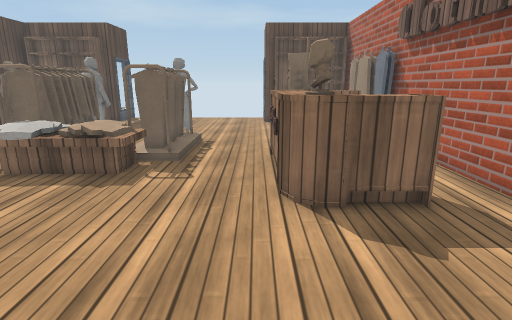
View 1 (above)

16 first-person views from a walk through a scene from a Unity 3-D project. The camera is 1.2 m above the floor, tilts 14° down and sees 80° across. The floor is counted in squares, 0.5 m on a side. Each view is taken from the middle of a square. On the plan, view 1 faces up. The plan holds only what a view shows up to about 19 squares ahead; the rest is blank. The place goes on beyond the plan. The player character is not drawn. Surface patterns are stand-ins for the level's own textures.

View 2
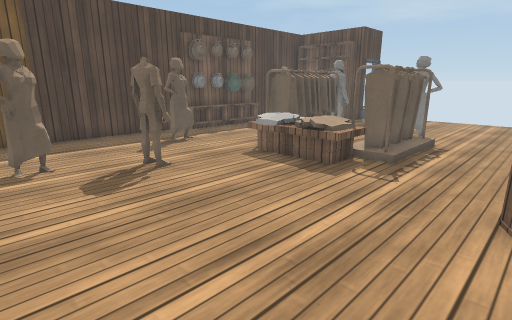

View 3
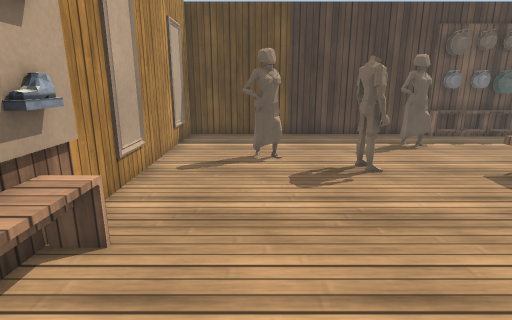

View 4
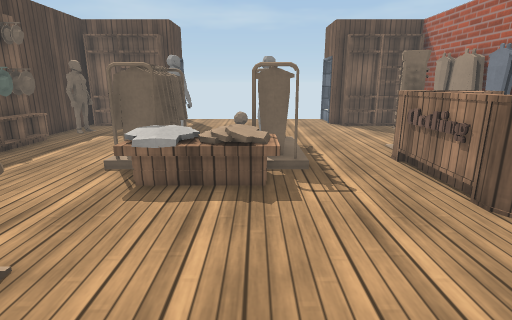

View 5
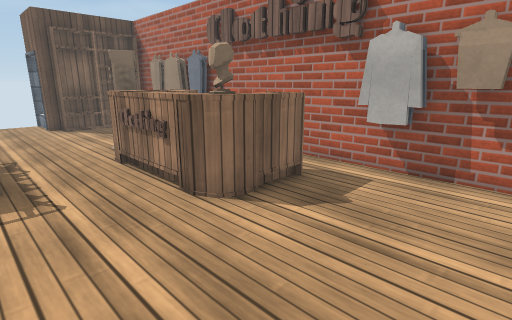

View 6
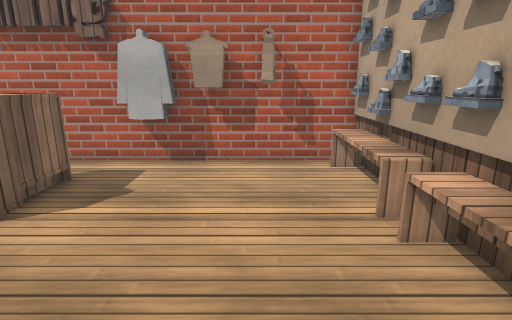

View 7
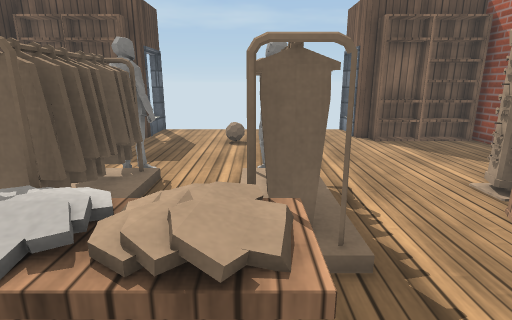

View 8
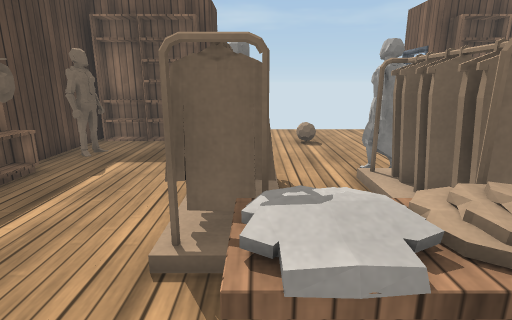

View 9
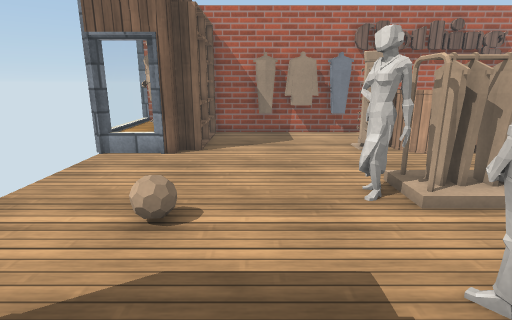

View 10
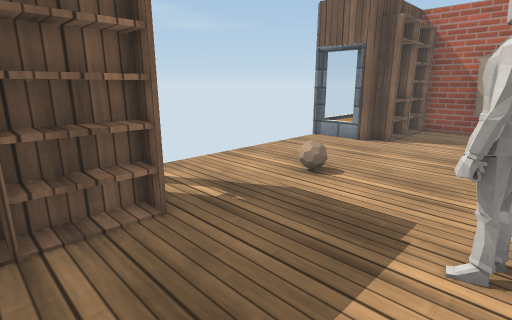

View 11
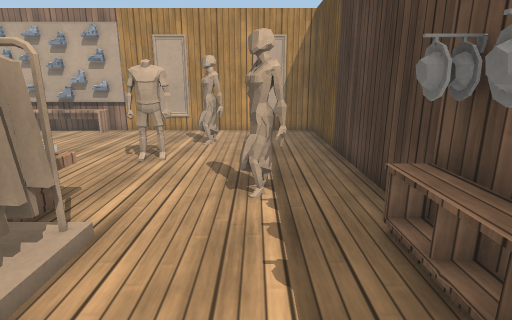

View 12
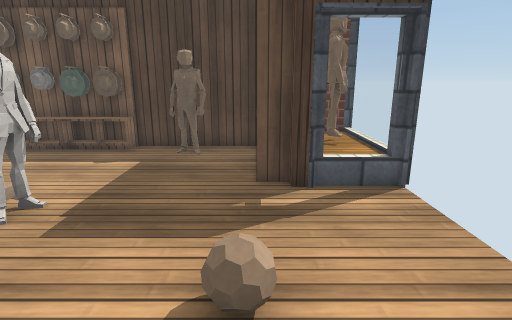

View 13
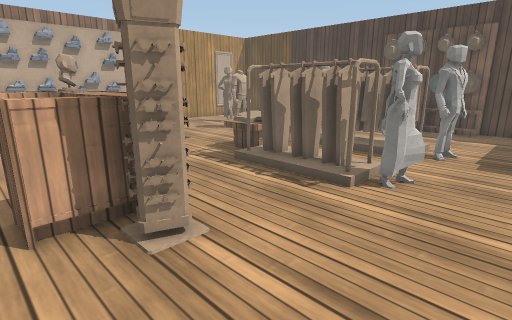

View 14
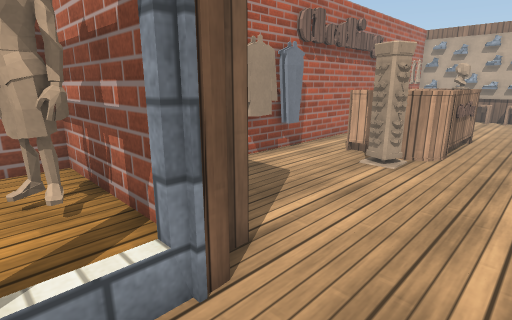

View 15
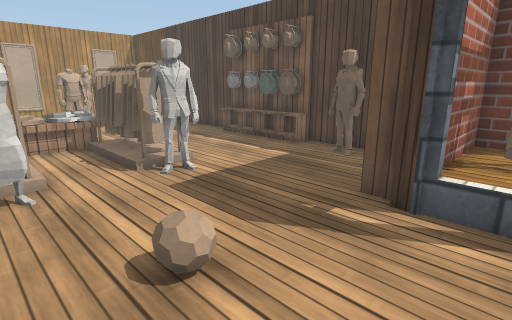

View 16
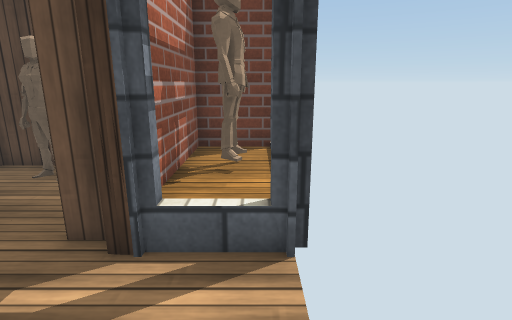

### Floor plan
Key: @ floor where view 1 was taken; # wall or solid block; x gap in a wall; . main floor; : floor 0.25 m higher than the main floor; = window, fence, low wall or low ledge; S shelf; R rack; E desk; I sign; B bench; M mirror; O other object.
Columns run from 14 left of view 1 to 6 right of it. Each row starts with its distance up from view 1.
 23 #== =#         # ===#
 22 #:OOOx.........xOO#:#
 21 #:OOO..........OOOO:#
 20 ######.........######
 19 #SSSSS...O.....SSSSS#
 18 #.................. #
 17 #O.................O#
 16 #O.................O#
 15 #..................O#
 14 #S....OO..OO.......O#
 13 SS....RR..RR...OO..O#
 12 #S....RR..RR...EEE.##
 11 SS....RR..RR...EEEE##
 10 #S....RR..RR..IEEE.#
  9 #S.....OOOO...IEE .#
  8 #......OOOO...IEE  #
  7 #..O...........EEE. #
  6 #..............EEEE #
  5 #..................O#
  4 #.....O............O#
  3 #..................O#
  2 #..................O#
  1 #....O.............O#
  0 #.............@....O#
 -1 #..........BBBBBBBBB#
 -2 ###M####M####RB######

Where each view was taken, in squares from view 1:
view 1: 0 up, 0 right, facing up
view 2: 0 up, 1 right, facing up-left
view 3: 1 up, 1 right, facing left
view 4: 1 up, 4 left, facing up
view 5: 1 up, 3 left, facing up-right
view 6: 1 up, 4 left, facing right
view 7: 6 up, 4 left, facing up
view 8: 6 up, 7 left, facing up
view 9: 17 up, 10 left, facing right
view 10: 14 up, 12 left, facing up-right
view 11: 14 up, 11 left, facing down
view 12: 19 up, 2 left, facing left
view 13: 17 up, 4 right, facing down-left
view 14: 22 up, 2 left, facing down-right
view 15: 22 up, 3 left, facing down-left
view 16: 22 up, 5 left, facing left
